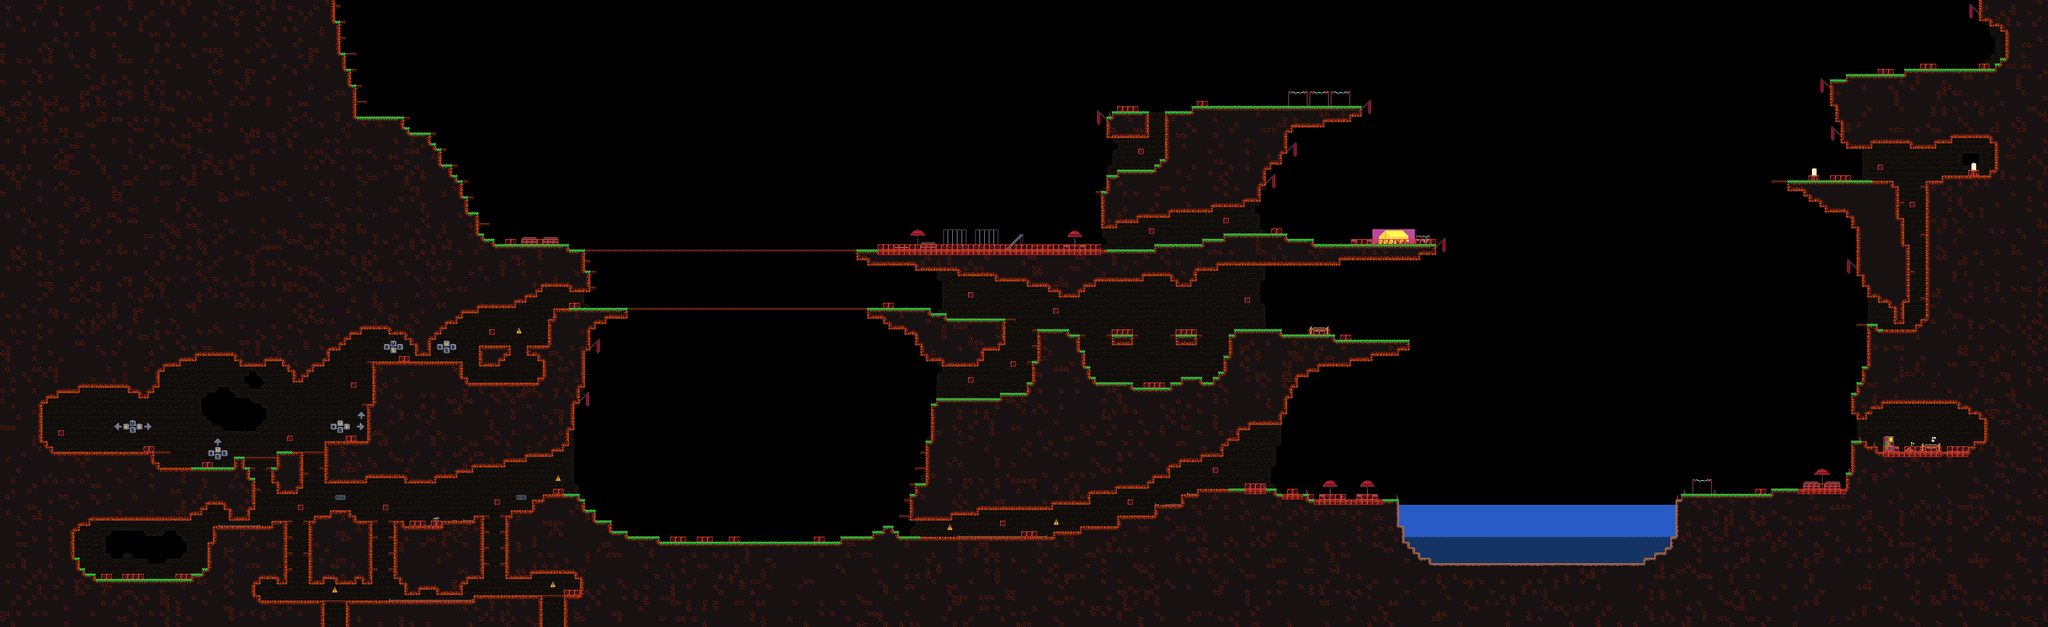

Rendered tile map (Tiled .tmx) drawn with the repository's tilesets; below, a short description and the map source with its tile grids summarised:
An orthogonal 385x118 tile map with 8x8 px tiles, 8 tile layers (water_bg, walls, decoration, base, ...), 2 hidden layers not drawn, 3 tilesets and 164 objects.

<map version="1.4" tiledversion="1.4.2" orientation="orthogonal" renderorder="right-down" width="385" height="118" tilewidth="8" tileheight="8" infinite="0" nextlayerid="69" nextobjectid="402">
 <properties>
  <property name="darkLevel" value="1" />
  <property name="name" value="Tranquil Trail" />
  <property name="season" value="defer" />
 </properties>
 <tileset firstgid="1" name="updtileset" tilewidth="8" tileheight="8" spacing="2" margin="1" tilecount="400" columns="10">
  <image source="updtileset.png" trans="ff00ff" width="100" height="400" />
 </tileset>
 <tileset firstgid="401" name="zdecor_tileset" tilewidth="8" tileheight="8" tilecount="18750" columns="125">
  <image source="decor_tileset.png" trans="ff00ff" width="1000" height="1200" />
 </tileset>
 <tileset firstgid="19151" name="ztown" tilewidth="8" tileheight="8" tilecount="4500" columns="125">
  <image source="towntileset.png" trans="ff00ff" width="1000" height="288" />
 </tileset>
 <layer id="56" name="water_bg" width="385" height="118" locked="1">
  <data>[45430 cells, 676 non-empty, 6 distinct tile ids]</data>
 </layer>
 <layer id="57" name="walls" width="385" height="118" locked="1">
  <data>[45430 cells, 20892 non-empty, 9 distinct tile ids]</data>
 </layer>
 <layer id="58" name="decoration" width="385" height="118" locked="1" offsetx="0" offsety="1">
  <data>[45430 cells, 589 non-empty, 210 distinct tile ids]</data>
 </layer>
 <layer id="59" name="base" width="385" height="118">
  <data>[45430 cells, 20110 non-empty, 34 distinct tile ids]</data>
 </layer>
 <layer id="60" name="decoration_fg" width="385" height="118" locked="1">
  <data>[45430 cells, 98 non-empty, 3 distinct tile ids]</data>
 </layer>
 <layer id="61" name="water" width="385" height="118" locked="1" opacity="0.7">
  <data>[45430 cells, 630 non-empty, 7 distinct tile ids]</data>
 </layer>
 <layer id="63" name="ADDON" width="385" height="118" visible="0" locked="1" offsetx="0" offsety="1">
  <data>[45430 cells, 1177 non-empty, 171 distinct tile ids]</data>
 </layer>
 <layer id="64" name="grass" width="385" height="118" locked="1" offsetx="0" offsety="4">
  <data>[45430 cells, 509 non-empty, 1 distinct tile ids]</data>
 </layer>
 <layer id="65" name="blocker" width="385" height="118" locked="1">
  <data>[45430 cells, 299 non-empty, 1 distinct tile ids]</data>
 </layer>
 <layer id="67" name="fg_cave" width="385" height="118" visible="0" locked="1">
  <data>[45430 cells, 5792 non-empty, 22 distinct tile ids]</data>
 </layer>
 <objectgroup id="39" name="subareas" visible="0" locked="1">
  <object id="32" x="-4" y="301" width="2298.5" height="91">
   <properties>
    <property name="name" value="s0walk" />
   </properties>
  </object>
  <object id="34" x="-1.33334" y="392" width="3084.67" height="555.333">
   <properties>
    <property name="name" value="s0warp" />
   </properties>
  </object>
  <object id="36" x="2295" y="0.0302667" width="787.394" height="391.969">
   <properties>
    <property name="name" value="s0warp" />
   </properties>
  </object>
  <object id="78" x="-3.25" y="0.5" width="856.894" height="302">
   <properties>
    <property name="name" value="s0walk" />
   </properties>
  </object>
  <object id="79" x="850.303" y="-1.318" width="1441.39" height="301.302">
   <properties>
    <property name="name" value="s0warp" />
   </properties>
  </object>
 </objectgroup>
 <objectgroup id="37" name="cutscenes">
  <object id="27" x="864" y="304" width="194.667" height="88">
   <properties>
    <property name="id" value="CUTSCENE_TEST" />
   </properties>
  </object>
 </objectgroup>
 <objectgroup color="#ff00ff" id="36" name="zones">
  <object id="21" x="1318.5" y="284.5" width="338.5" height="108.167">
   <properties>
    <property name="name" value="Cumulus Park" />
   </properties>
  </object>
  <object id="24" x="2091" y="708.5" width="478.5" height="154.167">
   <properties>
    <property name="name" value="Cumulus Reservoir" />
   </properties>
  </object>
  <object id="63" x="351" y="718" width="526.333" height="226.667">
   <properties>
    <property name="name" value="Old Nimbus Mines" />
   </properties>
  </object>
  <object id="64" x="56" y="408" width="519.333" height="306.667">
   <properties>
    <property name="name" value="Tutelary Cave" />
   </properties>
  </object>
  <object id="65" x="572" y="406.667" width="279" height="194">
   <properties>
    <property name="name" value="Tutelary Cave" />
   </properties>
  </object>
  <object id="67" x="1381.17" y="752" width="354.333" height="72.5">
   <properties>
    <property name="name" value="Zigzag Pass" />
   </properties>
  </object>
  <object id="68" x="1624" y="652" width="231.667" height="134">
   <properties>
    <property name="name" value="Zigzag Pass" />
   </properties>
  </object>
  <object id="69" x="1608" y="403.5" width="261.5" height="195">
   <properties>
    <property name="name" value="Green Grotto" />
   </properties>
  </object>
  <object id="70" x="1881" y="432" width="236" height="94.5">
   <properties>
    <property name="name" value="Lower Overhang" />
   </properties>
  </object>
  <object id="71" x="1878" y="281.5" width="289" height="103.5">
   <properties>
    <property name="name" value="Scout's Overhang" />
   </properties>
  </object>
  <object id="72" x="2656" y="192" width="363.667" height="96.6667">
   <properties>
    <property name="name" value="Artist's Paradise" />
   </properties>
  </object>
  <object id="73" x="2800" y="600" width="180.773" height="90.5151">
   <properties>
    <property name="name" value="Cozy Hideaway" />
   </properties>
  </object>
  <object id="75" x="100.833" y="753.5" width="225" height="136.167">
   <properties>
    <property name="name" value="Window Cavern" />
   </properties>
  </object>
  <object id="76" x="1640" y="43" width="427.5" height="144.667">
   <properties>
    <property name="name" value="Cloud Landing" />
   </properties>
  </object>
  <object id="107" x="2732" y="0" width="299.167" height="132">
   <properties>
    <property name="name" value="Eagle's Vantage" />
   </properties>
  </object>
  <object id="264" x="894.667" y="720" width="451" height="137.5">
   <properties>
    <property name="name" value="Apple Valley" />
   </properties>
  </object>
  <object id="339" x="883" y="287" width="404.5" height="118.167">
   <properties>
    <property name="name" value="Older Twin Bridge" />
   </properties>
  </object>
  <object id="340" x="944" y="406" width="359.5" height="104.167">
   <properties>
    <property name="name" value="Little Twin Bridge" />
   </properties>
  </object>
  <object id="341" x="1920" y="691.5" width="170.333" height="95.167">
   <properties>
    <property name="name" value="Reservoir Plaza" />
   </properties>
  </object>
 </objectgroup>
 <objectgroup id="68" name="lighting" visible="0" locked="1">
  <object id="376" x="1693.33" y="184.333" width="79.0837" height="87.4167">
   <properties>
    <property name="darkLevel" value="0.8" />
   </properties>
  </object>
  <object id="377" x="1670" y="295.833" width="213.584" height="92.5834">
   <properties>
    <property name="darkLevel" value="0.7" />
   </properties>
  </object>
  <object id="378" x="1829" y="392" width="54.084" height="211.583">
   <properties>
    <property name="darkLevel" value="0.8" />
   </properties>
  </object>
  </objectgroup>
 <objectgroup id="3" name="spawnzones" visible="0">
  <!-- 38 objects omitted --></objectgroup>
 <objectgroup id="2" name="entity">
  <!-- 77 objects omitted --></objectgroup>
 <objectgroup id="41" name="sounds" visible="0" locked="1" />
 <objectgroup id="4" name="transitions" visible="0" locked="1">
  <!-- 1 objects omitted --></objectgroup>
 <objectgroup id="5" name="fishingzones" visible="0" locked="1" />
 <objectgroup id="6" name="waypoints">
  <!-- 3 objects omitted --></objectgroup>
 <objectgroup id="40" name="pathing" visible="0" locked="1" />
</map>
<!-- 136 of 164 objects omitted -->
